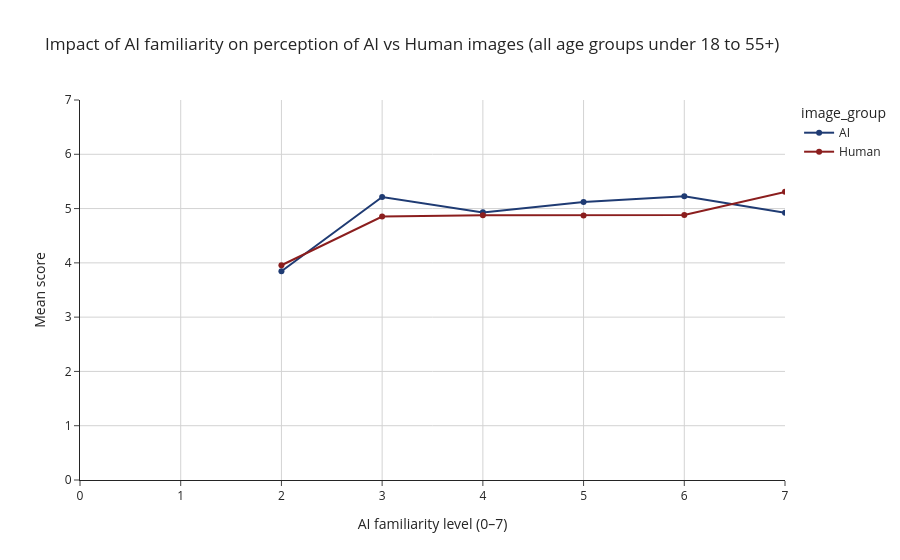

Notebook source saved alongside this figure:
### Markdown cell above
#### 3.6 impact of ai familiarity on perception: 

Finally, the last part of this analysis examines whether familiarity with AI influences how respondents evaluate AI vs human created images. Subsection 3.6 therefore considers whether prior exposure to AI shapes evaluation patterns, moving beyond individual perception and demographic differences.

The results show that higher familiarity with AI is associated with a reduced gap in evaluations between AI generated and human created images. Rather than being driven purely by image characteristics, differences in perception appear to be shaped by respondents’ exposure to AI, with greater familiarity linked to lower scepticism and more aligned evaluations across both image types. Furthermore, a temporal dimension emerges from this pattern, indicating that current perceptual differences are not fixed but likely to evolve as familiarity increases. In relation to the main research question, this subsection reinforces a key theme across the analysis: that the extent to which generative AI can match or exceed human created marketing content depends not only on technical capability, but also on how such content is perceived by evolving audiences.

### Code cell
#converting familiarity variable to numeric to ensure consistent grouping and avoid errors:
ratings_long["Familiarity with AI images tools"] = pd.to_numeric(ratings_long["Familiarity with AI images tools"], errors="coerce")

#grouping data to calculate mean perception scores for ai vs human images across familiarity levels:
familiarity_analysis = filtered.dropna(subset=["Familiarity with AI images tools"]).groupby(["Familiarity with AI images tools", "image_group"])["score"].mean().reset_index()

#creating line chart to visualise how perception changes with increasing familiarity:
fig = px.line(
    familiarity_analysis,
    x="Familiarity with AI images tools",
    y="score",
    color="image_group",
    markers=True,
    title="Impact of AI familiarity on perception of AI vs Human images (all age groups under 18 to 55+)",
    color_discrete_map={"AI": "#1f3b73", "Human": "#8b1e1e"}
)

#applying consistent styling with full axis ranges and evenly spaced ticks for clarity:
fig.update_layout(
    template="simple_white",
    xaxis=dict(title="AI familiarity level (0–7)", range=[0, 7], dtick=1, showgrid=True, gridcolor="lightgrey"),
    yaxis=dict(title="Mean score", range=[0, 7], dtick=1, showgrid=True, gridcolor="lightgrey")
)

fig.show()

### Figure 1 — Plotly figure (JSON) as saved in the notebook; plotly's stock layout.template omitted (floating-point values rounded to 4 significant figures)
{"data": [{"hovertemplate": "image_group=AI<br>Familiarity with AI images tools=%{x}<br>score=%{y}<extra></extra>", "legendgroup": "AI", "line": {"color": "#1f3b73", "dash": "solid"}, "marker": {"symbol": "circle"}, "mode": "lines+markers", "name": "AI", "orientation": "v", "showlegend": true, "type": "scatter", "x": [2, 3, 4, 5, 6, 7], "xaxis": "x", "y": [3.844, 5.213, 4.93, 5.12, 5.227, 4.923], "yaxis": "y"}, {"hovertemplate": "image_group=Human<br>Familiarity with AI images tools=%{x}<br>score=%{y}<extra></extra>", "legendgroup": "Human", "line": {"color": "#8b1e1e", "dash": "solid"}, "marker": {"symbol": "circle"}, "mode": "lines+markers", "name": "Human", "orientation": "v", "showlegend": true, "type": "scatter", "x": [2, 3, 4, 5, 6, 7], "xaxis": "x", "y": [3.956, 4.853, 4.877, 4.875, 4.882, 5.308], "yaxis": "y"}], "layout": {"legend": {"title": {"text": "image_group"}, "tracegroupgap": 0}, "title": {"text": "Impact of AI familiarity on perception of AI vs Human images (all age groups under 18 to 55+)"}, "xaxis": {"anchor": "y", "domain": [0, 1], "dtick": 1, "gridcolor": "lightgrey", "range": [0, 7], "showgrid": true, "title": {"text": "AI familiarity level (0–7)"}}, "yaxis": {"anchor": "x", "domain": [0, 1], "dtick": 1, "gridcolor": "lightgrey", "range": [0, 7], "showgrid": true, "title": {"text": "Mean score"}}}}
